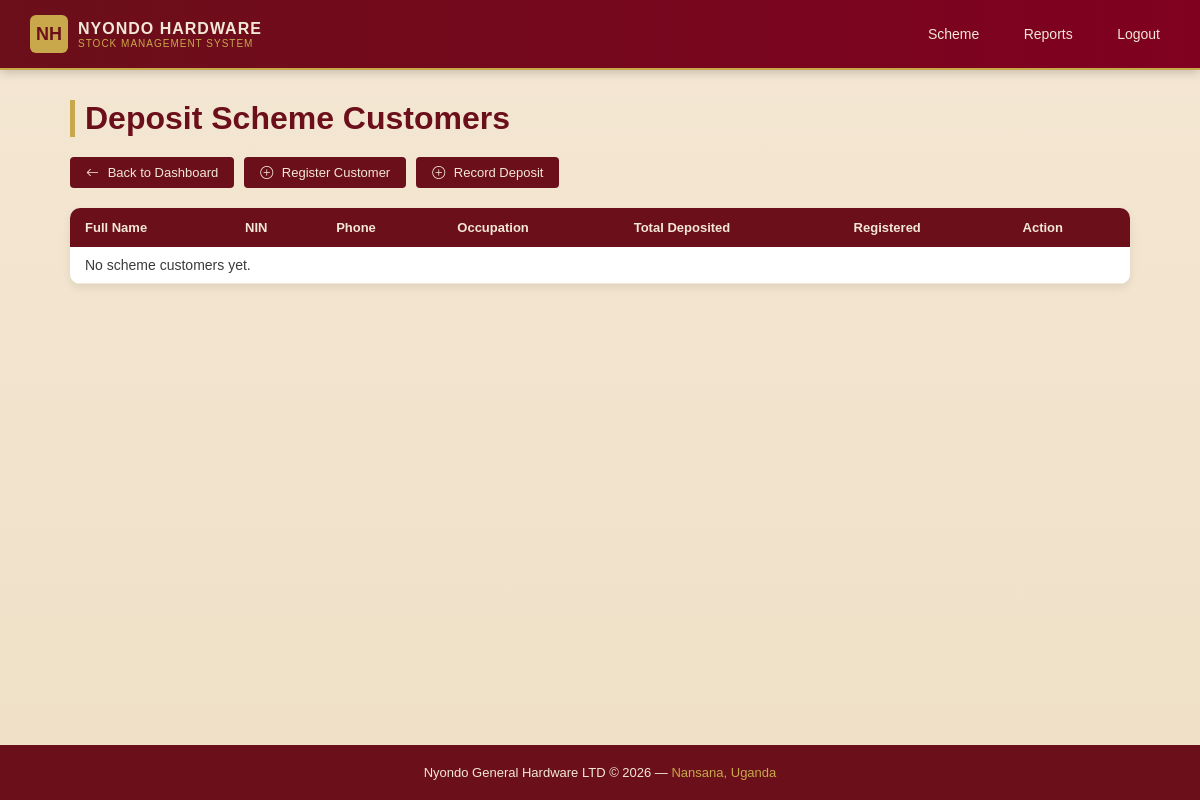
Before: /scheme/customers/ (signed in) with the older database file.
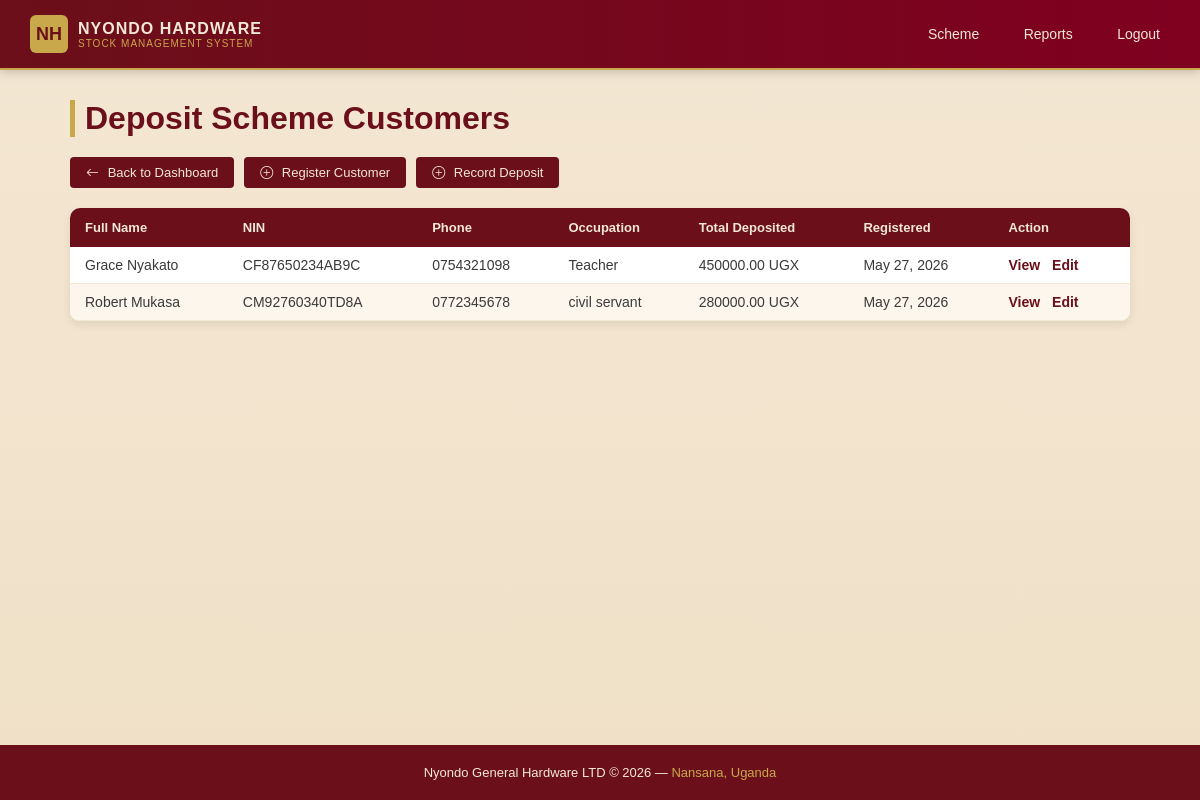
After: the same page with the newer database file.
### scheme/models.py (models this page shows, shortened)
class SchemeCustomer(models.Model):
    full_name     = models.CharField(max_length=200)
    nin           = models.CharField(max_length=20, unique=True, verbose_name='NIN')
    phone         = models.CharField(max_length=20)
    occupation      = models.CharField(max_length=200, blank=True)
    address       = models.TextField(blank=True)
    registered_at = models.DateTimeField(auto_now_add=True)
    registered_by = models.ForeignKey(
        'auth.User', on_delete=models.SET_NULL, null=True, related_name='scheme_registrations'
    )
    def total_deposited(self):
        return sum(d.amount for d in self.deposits.all())

class Deposit(models.Model):
    STATUS_CHOICES = [
        ('pending', 'Pending - goods not yet picked'),
        ('picked',  'Goods picked'),
    ]
    customer        = models.ForeignKey(SchemeCustomer, on_delete=models.PROTECT, related_name='deposits')
    product         = models.ForeignKey(Product, on_delete=models.PROTECT, related_name='deposits')
    amount          = models.DecimalField(max_digits=12, decimal_places=2)
    deposit_date    = models.DateField(auto_now_add=True)
    status          = models.CharField(max_length=10, choices=STATUS_CHOICES, default='pending')
    quantity_picked = models.DecimalField(max_digits=10, decimal_places=2, null=True, blank=True)
    picked_date     = models.DateField(null=True, blank=True)
    recorded_by     = models.ForeignKey(
        'auth.User', on_delete=models.SET_NULL, null=True, related_name='deposits'
    )

### accounts/decorators.py (the view)
        def wrapper(request, *args, **kwargs):
            if not request.user.is_authenticated:
                return redirect('/login/')
            if request.user.is_superuser:
                return view_func(request, *args, **kwargs)
            try:
                role = request.user.profile.role
                if role in roles:
                    return view_func(request, *args, **kwargs)
                else:
                    return redirect('/access-denied/')
            except Exception as e:
                print(f"DECORATOR ERROR: {e}")
                return redirect('/access-denied/')

### scheme/views.py (called while the page is built)
@role_required('accounts')
def customer_list(request):
    customers = SchemeCustomer.objects.all().order_by('-registered_at')
    return render(request, 'scheme/customer_list.html', {'customers': customers})

### scheme/templates/scheme/customer_list.html (shortened to what this page needs)
{% extends 'base.html' %}
{% block content %}
    <h1>Deposit Scheme Customers</h1>
    <div class="action-bar">
    <a href="{% url 'reports_dashboard' %}">
        <i class="bi bi-arrow-left" style="margin-right: 5px;"></i>
        Back to Dashboard
    </a>
    <a href="{% url 'scheme_customer_add' %}">
        <i class="bi bi-plus-circle" style="margin-right: 5px;"></i>
        Register Customer
    </a>
    <a href="{% url 'deposit_add' %}">
        <i class="bi bi-plus-circle" style="margin-right: 5px;"></i>
        Record Deposit
    </a>
</div>
    <table>
        <thead>
            <tr>
                <th>Full Name</th>
                <th>NIN</th>
                <th>Phone</th>
                <th>Occupation</th>
                <th>Total Deposited</th>
                <th>Registered</th>
                <th>Action</th>
            </tr>
        </thead>
        <tbody>
            {% for customer in customers %}
            <tr>
                <td>{{ customer.full_name }}</td>
                <td>{{ customer.nin }}</td>
                <td>{{ customer.phone }}</td>
                <td>{{ customer.occupation }}</td>
                <td>{{ customer.total_deposited }} UGX</td>
                <td>{{ customer.registered_at|date:"M d, Y" }}</td>
                <td>
                    <a class="action-edit" href="{% url 'scheme_customer_detail' customer.pk %}">View</a>
                    <a class="action-edit" href="{% url 'scheme_customer_edit' customer.pk %}">Edit</a>
                </td>
            </tr>
            {% empty %}
            <tr>
                <td colspan="7">No scheme customers yet.</td>
            </tr>
            {% endfor %}
        </tbody>
    </table>
{% endblock %}

Changed rows visible on the page:
added SchemeCustomer: full_name "Grace Nyakato", nin "CF87650234AB9C", phone "0754321098", occupation "Teacher", total_deposited "450000.00", registered_at "May 27, 2026"
added SchemeCustomer: full_name "Robert Mukasa", nin "CM92760340TD8A", phone "0772345678", occupation "civil servant", total_deposited "280000.00", registered_at "May 27, 2026"
Other visible differences:
text no longer shown: "No scheme customers yet."
